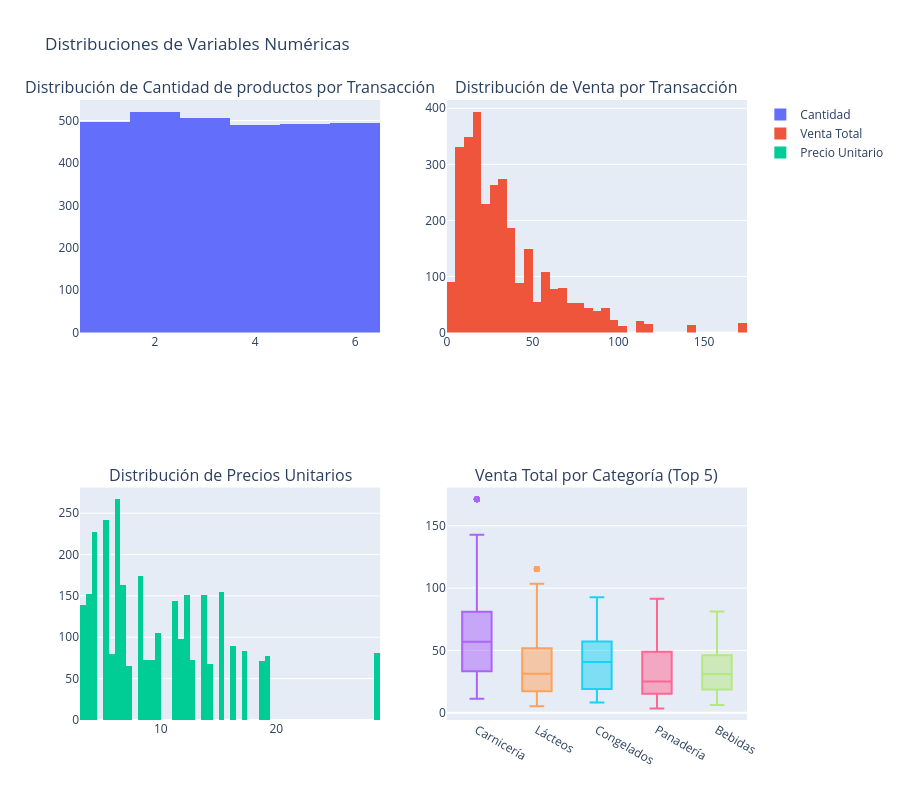

The cell this chart's notebook holds for it:
### Markdown cell above
## Bitácora de Decisiones

### Valores Nulos
No se detectaron valores nulos en ningún dataset, no se requirió imputación

### Duplicados
29 registros duplicados en ID_Venta (0.96% del total), ID_Venta debe ser único por definición de llave primaria, se eliminaron 29 registros.

### Outliers
No se detectaron outliers, todos los valores dentro de rangos esperados

### Normalización/Estandarización
No se aplicó normalización, escalas interpretables naturalmente


## Variables Derivadas Construidas

### Temporales
- Semana (ISO), Mes, Día_Semana, Trimestre
- Por qué: Análisis de estacionalidad y patrones temporales

### Financieras
-  Venta_Total = Cantidad × Precio_Unitario
- Por qué: Cálculo de valor monetario por transacción
- Cómo: Unión con dataset productos y multiplicación
- Resultado: Base para análisis RFM y métricas de revenue

### RFM
- Segmentación de clientes por comportamiento
- Cómo: Agrupación por ID_Cliente y cálculo de métricas
- Resultado: Dataset listo para segmentación RFM

### Code cell
# DISTRIBUCIÓN DE VARIABLES NUMÉRICAS
# Subplots interactivos
fig = make_subplots(
    rows=2, cols=2,
    subplot_titles=('Distribución de Cantidad de productos por Transacción', 
                    'Distribución de Venta por Transacción',
                    'Distribución de Precios Unitarios',
                    'Venta Total por Categoría (Top 5)'),
    specs=[[{"type": "histogram"}, {"type": "histogram"}],
           [{"type": "histogram"}, {"type": "box"}]]
)

# Cantidad
fig.add_trace(go.Histogram(x=ventas_completo['Cantidad'], nbinsx=6, name='Cantidad'), row=1, col=1)

# Venta Total
fig.add_trace(go.Histogram(x=ventas_completo['Venta_Total'], name='Venta Total'), row=1, col=2)

# Precio Unitario
fig.add_trace(go.Histogram(x=ventas_completo['Precio_Unitario'], name='Precio Unitario'), row=2, col=1)

# Boxplot por categoría (top 5)
top_categorias = resumen_categoria.head(5)['Categoría'].tolist()
ventas_top_cat = ventas_completo[ventas_completo['Categoría'].isin(top_categorias)]

for categoria in top_categorias:
    data_cat = ventas_top_cat[ventas_top_cat['Categoría'] == categoria]['Venta_Total']
    fig.add_trace(go.Box(y=data_cat, name=categoria, showlegend=False), row=2, col=2)

fig.update_layout(height=800, title_text="Distribuciones de Variables Numéricas")
fig.show()

### Figure 1 — Plotly figure (JSON) as saved in the notebook; plotly's stock layout.template omitted (floating-point values rounded to 4 significant figures; data arrays with more than 128 entries replaced by an {"elided": "..."} marker saying what was removed)
{"data": [{"name": "Cantidad", "nbinsx": 6, "type": "histogram", "x": {"elided": "3000 int values"}, "xaxis": "x", "yaxis": "y"}, {"name": "Venta Total", "type": "histogram", "x": {"elided": "3000 float values"}, "xaxis": "x2", "yaxis": "y2"}, {"name": "Precio Unitario", "type": "histogram", "x": {"elided": "3000 float values"}, "xaxis": "x3", "yaxis": "y3"}, {"name": "Carnicería", "showlegend": false, "type": "box", "xaxis": "x4", "y": {"elided": "453 float values"}, "yaxis": "y4"}, {"name": "Lácteos", "showlegend": false, "type": "box", "xaxis": "x4", "y": {"elided": "404 float values"}, "yaxis": "y4"}, {"name": "Congelados", "showlegend": false, "type": "box", "xaxis": "x4", "y": {"elided": "358 float values"}, "yaxis": "y4"}, {"name": "Panadería", "showlegend": false, "type": "box", "xaxis": "x4", "y": {"elided": "369 float values"}, "yaxis": "y4"}, {"name": "Bebidas", "showlegend": false, "type": "box", "xaxis": "x4", "y": {"elided": "339 float values"}, "yaxis": "y4"}], "layout": {"annotations": [{"font": {"size": 16}, "showarrow": false, "text": "Distribución de Cantidad de productos por Transacción", "x": 0.225, "xanchor": "center", "xref": "paper", "y": 1, "yanchor": "bottom", "yref": "paper"}, {"font": {"size": 16}, "showarrow": false, "text": "Distribución de Venta por Transacción", "x": 0.775, "xanchor": "center", "xref": "paper", "y": 1, "yanchor": "bottom", "yref": "paper"}, {"font": {"size": 16}, "showarrow": false, "text": "Distribución de Precios Unitarios", "x": 0.225, "xanchor": "center", "xref": "paper", "y": 0.375, "yanchor": "bottom", "yref": "paper"}, {"font": {"size": 16}, "showarrow": false, "text": "Venta Total por Categoría (Top 5)", "x": 0.775, "xanchor": "center", "xref": "paper", "y": 0.375, "yanchor": "bottom", "yref": "paper"}], "height": 800, "title": {"text": "Distribuciones de Variables Numéricas"}, "xaxis": {"anchor": "y", "domain": [0, 0.45]}, "xaxis2": {"anchor": "y2", "domain": [0.55, 1]}, "xaxis3": {"anchor": "y3", "domain": [0, 0.45]}, "xaxis4": {"anchor": "y4", "domain": [0.55, 1]}, "yaxis": {"anchor": "x", "domain": [0.625, 1]}, "yaxis2": {"anchor": "x2", "domain": [0.625, 1]}, "yaxis3": {"anchor": "x3", "domain": [0, 0.375]}, "yaxis4": {"anchor": "x4", "domain": [0, 0.375]}}}
